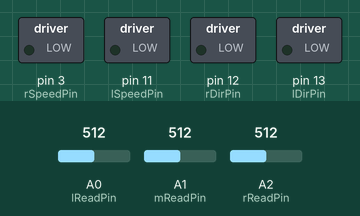
This sketch was run on a simulated Arduino Uno, built with avr-gcc and run on an emulated ATmega328P. Parts: switched loads named in the sketch (green lamp = pin HIGH). The test bench sets the inputs (shaded band); at power-on: A0 (lReadPin) = 512, A1 (mReadPin) = 512, A2 (rReadPin) = 512. What the sketch prints to the serial monitor is not drawn.

Above: at 0.1 s.
At 10.1 s:
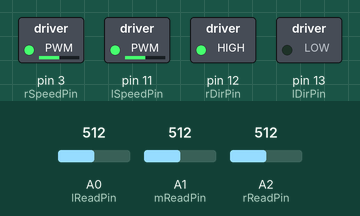
At 16.6 s:
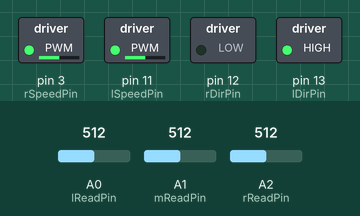
At 19.1 s:
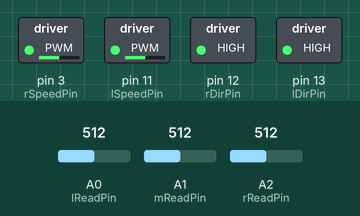
At 35.6 s:
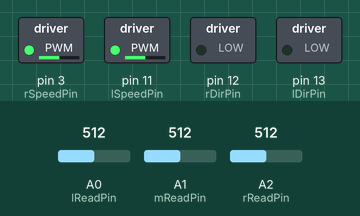
Timing chart, 0 to 40.0 s (numbered marks = the images above):
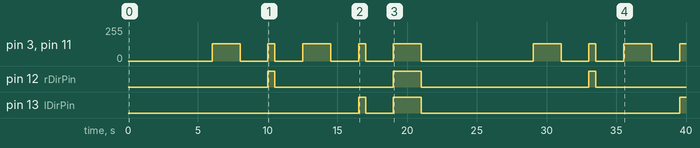

Measured:
- by itself, pin 12 (rDirPin): goes HIGH 0.50 s, LOW 8.5 s, HIGH 2.0 s, LOW 12.0 s, HIGH 0.50 s, then LOW
- by itself, pin 13 (lDirPin): goes HIGH 0.50 s, LOW 2.0 s, HIGH 2.0 s, LOW 18.5 s, then HIGH
- by itself, pin 3 (rSpeedPin), pin 11 (lSpeedPin): 0/255 → 128/255 at 6.0 s, → 0/255 2.0 s later, → 128/255 2.0 s later, → 0/255 0.50 s later, … (17 changes in this stretch)

The sketch:

Motion2Test.ino
```cpp
/*10/27/2015
Motion 2 Workshop

Written by Dan Godrick

Sparkfun MotorShield
QRD1114 light sensors

*/


//Declare variables

//OUPUT Pins
const int lDirPin = 13;   //DirB left motor
const int rDirPin = 12;   //DirA right motor
const int lSpeedPin = 11; //PWMB left motor speed
const int rSpeedPin = 3;  //PWMA right motor speed

//INPUT Pins
const int lReadPin = 14;//a0 left sensor
const int mReadPin = 15;//a1 middle sensor
const int rReadPin = 16;//a2 right sensor


void setup()
{
  //Set PinMode to OUTPUT)
  pinMode(lDirPin,OUTPUT);
  pinMode(rDirPin,OUTPUT);
  pinMode(lSpeedPin,OUTPUT);
  pinMode(rSpeedPin,OUTPUT);

  //Set read pins to INPUT
  pinMode(lReadPin,INPUT);
  pinMode(mReadPin,INPUT);
  pinMode(rReadPin,INPUT);

  //Start Serial for debugging and readings
  Serial.begin(9600);

  //Print header for sensors check
  Serial.print("Left");
  Serial.print("\t");
  Serial.print("Mid");
  Serial.print("\t");
  Serial.println("Right");
}

void loop()
{
  getSensorData(); //function to get sensor data
  testMotion();
  //doARectangle(); //function to check motors
}

void doARectangle()
{
  delay(2000);
  goForward();
  pause();
  turnLeft();
  pause();
  goForward();
  pause();
  turnLeft();
  pause();
  goForward();
  pause();
  turnLeft();
  pause();
  goForward();
  delay(10000);
}

void getSensorData()
{
  for (int ii = 0; ii <=300; ii++){
  int lRead = analogRead(lReadPin);
  int mRead = analogRead(mReadPin);
  int rRead = analogRead(rReadPin);
  Serial.print(lRead);
  Serial.print("\t");
  Serial.print(mRead);
  Serial.print("\t");
  Serial.println(rRead);
  delay(10);
  }
}

void testMotion()
{
  delay(2000);
  goForward();
  pause();
  turnLeft();
  pause();
  goForward();
  pause();
  turnRight();
  pause();
  goBack();
  pause();
}

void goForward()
{
  digitalWrite(lDirPin,LOW);
  digitalWrite(rDirPin,LOW);
  analogWrite(lSpeedPin,128);
  analogWrite(rSpeedPin,128);
  delay(2000);
}

void goBack()
{
  digitalWrite(lDirPin,HIGH);
  digitalWrite(rDirPin,HIGH);
  analogWrite(lSpeedPin,128);
  analogWrite(rSpeedPin,128);
  delay(2000);
}

void turnLeft()
{
  digitalWrite(lDirPin,LOW);
  digitalWrite(rDirPin,HIGH);
  analogWrite(lSpeedPin,128);
  analogWrite(rSpeedPin,128);
  delay(500);
}

void turnRight()
{
  digitalWrite(lDirPin,HIGH);
  digitalWrite(rDirPin,LOW);
  analogWrite(lSpeedPin,128);
  analogWrite(rSpeedPin,128);
  delay(500);
}

void pause()
{
  digitalWrite(lDirPin,LOW);
  digitalWrite(rDirPin,LOW);
  digitalWrite(lSpeedPin,LOW);
  digitalWrite(rSpeedPin,LOW);
  delay(2000);
}
```
